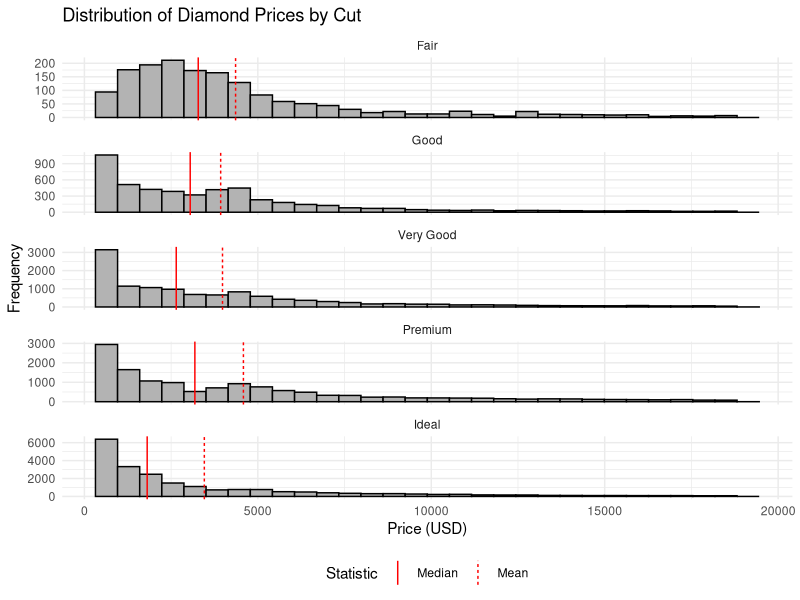
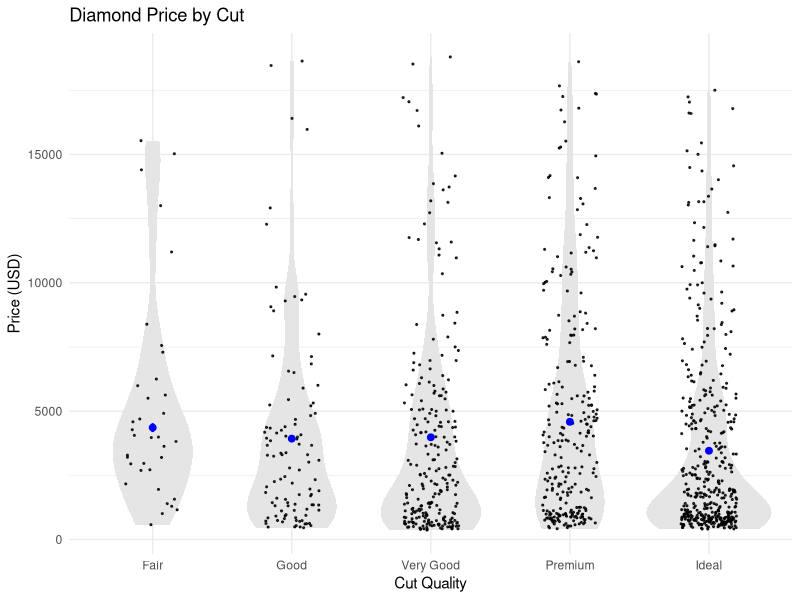

Reproduce these figures in R, in order.
## ---- chunk 1
# load packages ------------------------------

library(tidyverse)
## ---- chunk 2
# summarize price by cut ---------------------

diamond_summary <- 
  diamonds %>%
  group_by(cut) %>%
  summarize(
    median_price = median(price, na.rm = TRUE),
    mean_price = mean(price, na.rm = TRUE),
    std_dev_price = sd(price, na.rm = TRUE),
    sample_size = sum(!is.na(price)),
    std_err_mean = std_dev_price / sqrt(sample_size),
    t_crit = qt(0.975, df = sample_size - 1),
    ci_mean_lower = mean_price - t_crit * std_err_mean,
    ci_mean_upper = mean_price + t_crit * std_err_mean,
    chi2_lower = qchisq(0.975, df = sample_size - 1),
    chi2_upper = qchisq(0.025, df = sample_size - 1),
    ci_sd_lower = sqrt((sample_size - 1) * std_dev_price^2 / chi2_lower),
    ci_sd_upper = sqrt((sample_size - 1) * std_dev_price^2 / chi2_upper)
  ) |> 
  print()
## ---- chunk 3
# Faceted histograms ------------------------

# Prepare a long-format data frame for 
#   vertical lines
diamond_lines <- 
  diamond_summary |> 
  select(cut, mean_price, median_price) |> 
  pivot_longer(
    cols = c(mean_price, median_price),
    names_to = "statistic",
    values_to = "value"
  ) |> 
  mutate(
    # make the statistic names readable
    statistic = recode(
      statistic,
      median_price = "Median",
      mean_price = "Mean",
    ),
    # ensure order in legend
    statistic = factor(   
      statistic, 
      levels = c("Median", "Mean")
    )
  ) |> 
  print()


# Create the plot
ggplot(diamonds, aes(x = price)) +
  geom_histogram(bins = 30, fill = "gray70", color = "black") +
  geom_vline(
    data = diamond_lines,
    aes(xintercept = value, linetype = statistic),
    color = "red",
    show.legend = TRUE
  ) +
  facet_wrap(~ cut, scales = "free_y", ncol = 1) +
  labs(
    title = "Distribution of Diamond Prices by Cut",
    x = "Price (USD)",
    y = "Frequency",
    linetype = "Statistic"
  ) +
  theme_minimal() +
  theme(legend.position = "bottom")

## ---- chunk 4
# Strip plot with violin and means ----------
diamonds |> 
  sample_frac(.02) |> # only for big data sets
  ggplot(aes(x = cut, y = price)) +
  geom_violin(fill = "gray90", color = NA) +
  geom_jitter(
    width = 0.2, alpha = 0.8, size = 0.4
  ) +
  geom_linerange(
    data = diamond_summary,
    aes(x = cut, y = NULL,
        ymin = ci_mean_lower, 
        ymax = ci_mean_upper),
    color = "blue",
    linewidth = 0.8
  ) +
  geom_point(
    data = diamond_summary,
    aes(x = cut, y = mean_price),
    color = "blue",
    size = 2
  ) +
  labs(
    title = "Diamond Price by Cut",
    x = "Cut Quality",
    y = "Price (USD)"
  ) +
  theme_minimal()
